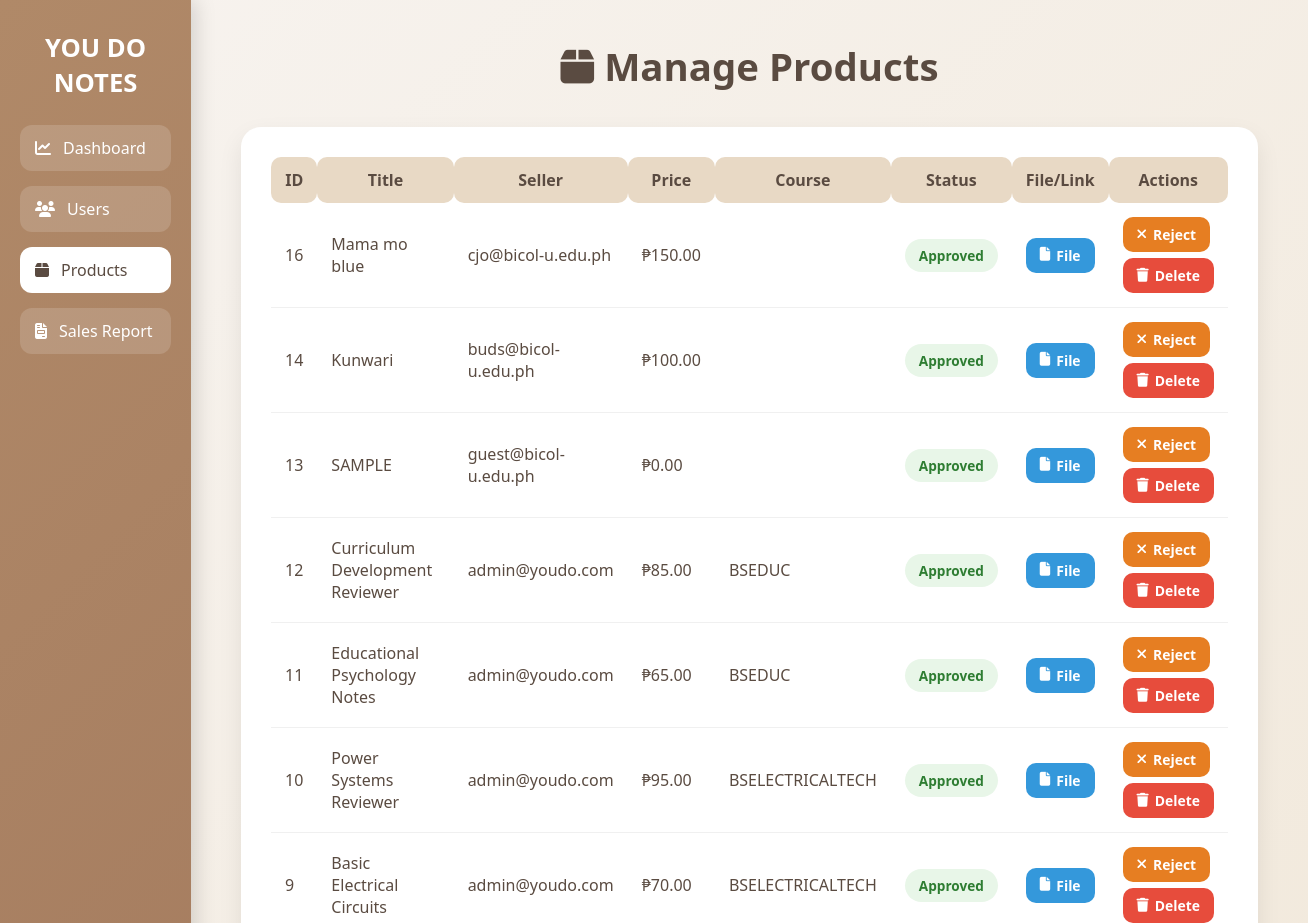
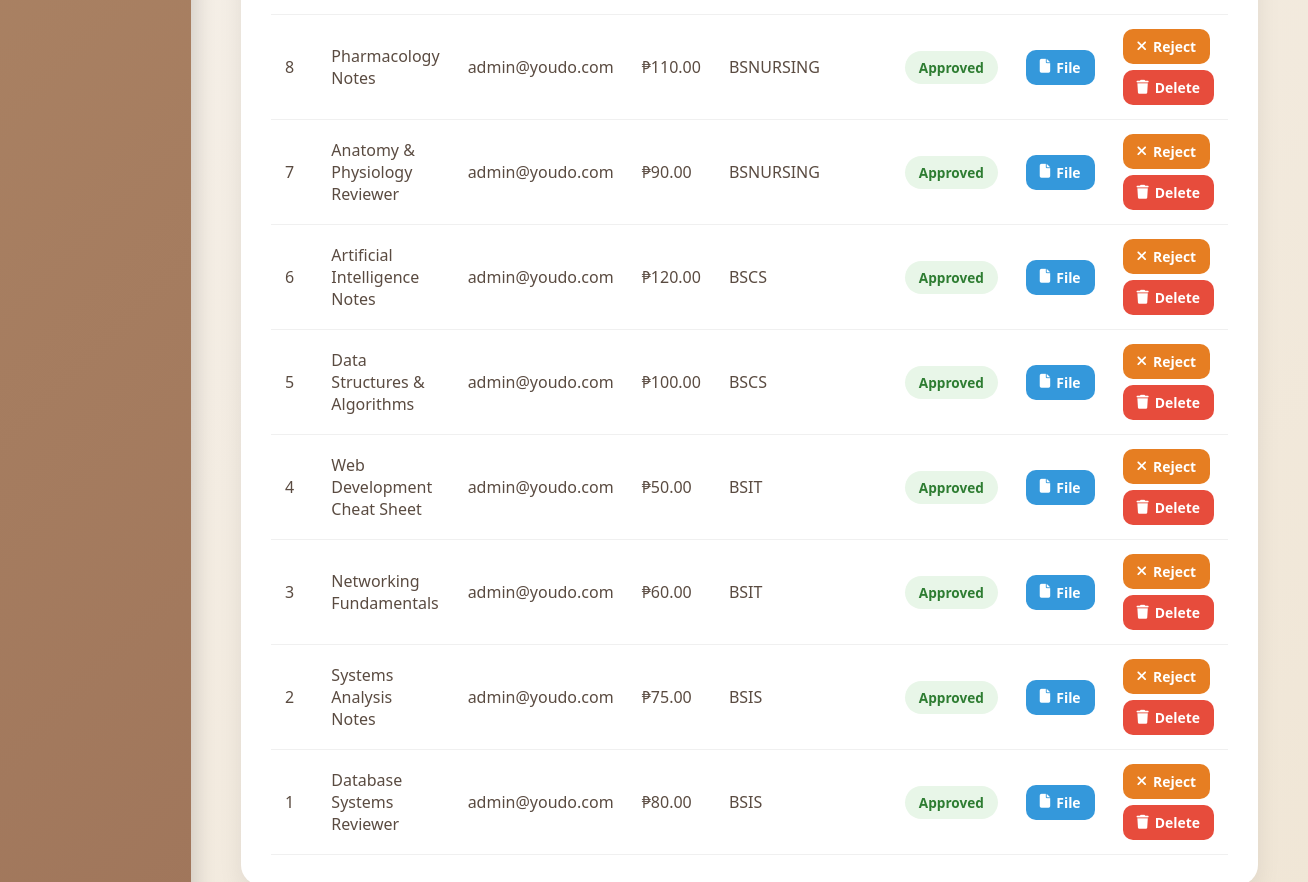
/manage_products.php, run on the app's committed database (2 pictures, top to bottom).
### tables this page shows
CREATE TABLE `products` (
  `id` int(11) NOT NULL,
  `title` varchar(100) DEFAULT NULL,
  `description` text DEFAULT NULL,
  `price` decimal(10,2) DEFAULT NULL,
  `seller_email` varchar(255) NOT NULL,
  `course` varchar(100) NOT NULL,
  `file_path` varchar(255) DEFAULT NULL,
  `note_link` varchar(500) DEFAULT NULL,
  `status` varchar(20) DEFAULT 'pending'
);

### manage_products.php (the view, shortened to what this page needs)
<?php
include("config.php");
$products_query = "SELECT * FROM products ORDER BY id DESC";
$products_result = mysqli_query($conn, $products_query);
$products = mysqli_fetch_all($products_result, MYSQLI_ASSOC);
?>
<!DOCTYPE html>
<html lang="en">
<head>
<link rel="stylesheet" href="https://cdnjs.cloudflare.com/ajax/libs/font-awesome/6.4.0/css/all.min.css">
</head>
<body>
<div class="sidebar">
    <h2>YOU DO NOTES</h2>
    <ul>
        <li><a href="admin_dashboard.php"><i class="fas fa-chart-line"></i> Dashboard</a></li>
        <li><a href="manage_users.php"><i class="fas fa-users"></i> Users</a></li>
        <li class="active"><a href="manage_products.php"><i class="fas fa-box"></i> Products</a></li>
        <li><a href="sales_report.php"><i class="fas fa-file-invoice"></i> Sales Report</a></li>
    </ul>
</div>
<div class="main">
    <div class="header">
        <h1><i class="fas fa-box"></i> Manage Products</h1>
    </div>
    <div class="table-container">
        <table>
            <thead>
                <tr>
                    <th>ID</th>
                    <th>Title</th>
                    <th>Seller</th>
                    <th>Price</th>
                    <th>Course</th>
                    <th>Status</th>
                    <th>File/Link</th>
                    <th>Actions</th>
                </tr>
            </thead>
            <tbody>
            <?php if (empty($products)): ?>
                <tr>
                    <td colspan="8" style="text-align:center; padding:30px; color:#8d7b68;">
                        <i class="fas fa-inbox" style="font-size:40px; margin-bottom:10px; opacity:.4;"></i><br>
                        No products found
                    </td>
                </tr>
            <?php else: ?>
                <?php foreach ($products as $p): ?>
                <tr>
                    <td><?= $p['id'] ?></td>
                    <td><?= htmlspecialchars($p['title']) ?></td>
                    <td><?= htmlspecialchars($p['seller_email']) ?></td>
                    <td>₱<?= number_format($p['price'], 2) ?></td>
                    <td><?= htmlspecialchars($p['course']) ?></td>
                    <td>
                        <span class="status status-<?= $p['status'] ?? "pending" ?>">
                            <?= ucfirst($p['status'] ?? "pending") ?>
                        </span>
                    </td>
                    <td>
                        <?php if (!empty($p['file_path'])): ?>
                            <a class="btn btn-view" target="_blank" href="<?= $p['file_path'] ?>">
                                <i class="fas fa-file"></i> File
                            </a>
                        <?php elseif (!empty($p['note_link'])): ?>
                            <a class="btn btn-view" target="_blank" href="<?= $p['note_link'] ?>">
                                <i class="fas fa-link"></i> Link
                            </a>
                        <?php else: ?>
                            <span style="color:#999;">N/A</span>
                        <?php endif; ?>
                    </td>
                    <td>
                        <div style="display:flex; gap:6px; flex-wrap:wrap;">
                            <?php if ($p['status'] !== "rejected"): ?>
                                <a class="btn btn-reject" href="?reject=<?= $p['id'] ?>">
                                    <i class="fas fa-times"></i> Reject
                                </a>
                            <?php endif; ?>
                            <a class="btn btn-delete"
                               onclick="return confirm('Delete this product?')"
                               href="?delete=<?= $p['id'] ?>">
                               <i class="fas fa-trash"></i> Delete
                            </a>
                        </div>
                    </td>
                </tr>
                <?php endforeach; ?>
            <?php endif; ?>
            </tbody>
        </table>
    </div>
</div>
</body>
</html>

### manage_products.php (style rules this page uses)
* { margin: 0; padding: 0; box-sizing: border-box; }
body { display: flex; font-family: 'Segoe UI', Arial; background: linear-gradient(135deg, #f7f3ef 0%, #f0e6d6 100%); min-height: 100vh; }
.sidebar { width: 260px; background: linear-gradient(135deg, #b08968 0%, #a0765b 100%); color: white; padding: 30px 20px; box-shadow: 4px 0 20px rgba(0,0,0,0.15); }
.sidebar h2 { text-align: center; font-size: 1.6rem; font-weight: 700; margin-bottom: 25px; }
.sidebar ul { list-style: none; }
.sidebar li { margin-bottom: 15px; }
.sidebar a { display: flex; align-items: center; gap: 12px; background: rgba(255,255,255,0.15); padding: 12px 15px; border-radius: 12px; color: white; text-decoration: none; font-weight: 500; transition: .3s; }
.sidebar .active a { background: white; color: #5a4b41; }
.main { flex: 1; padding: 40px 50px; }
.header { text-align: center; margin-bottom: 35px; }
.header h1 { font-size: 2.4rem; color: #5a4b41; font-weight: 700; }
.table-container { background: #ffffff; padding: 30px; border-radius: 20px; box-shadow: 0 10px 25px rgba(0,0,0,0.08); }
table { width: 100%; border-collapse: collapse; }
th { background: #e8d9c5; padding: 12px; border-radius: 10px; color: #5a4b41; font-weight: 700; }
td { padding: 14px; color: #5a4b41; border-bottom: 1px solid #f0f0f0; }
.status { padding: 7px 14px; border-radius: 25px; font-size: 0.85rem; font-weight: 600; }
.status-approved { background: #e8f6e8; color: #2e7d32; }
.btn { padding: 8px 14px; border-radius: 10px; text-decoration: none; font-size: 0.87rem; font-weight: 600; transition: .3s; display: inline-flex; align-items: center; gap: 6px; }
.btn-reject { background: #e67e22; color: white; }
.btn-delete { background: #e74c3c; color: white; }
.btn-view { background: #3498db; color: white; }

### data on the page
products: id "16", title "Mama mo blue", seller_email "cjo@bicol-u.edu.ph", price "150.00", status "Approved"
products: id "14", title "Kunwari", seller_email "buds@bicol-u.edu.ph", price "100.00", status "Approved"
products: id "13", title "SAMPLE", seller_email "guest@bicol-u.edu.ph", price "0.00", status "Approved"
products: id "12", title "Curriculum Development Reviewer", seller_email "admin@youdo.com", price "85.00", course "BSEDUC", status "Approved"
products: id "11", title "Educational Psychology Notes", seller_email "admin@youdo.com", price "65.00", course "BSEDUC", status "Approved"
products: id "10", title "Power Systems Reviewer", seller_email "admin@youdo.com", price "95.00", course "BSELECTRICALTECH", status "Approved"
products: id "9", title "Basic Electrical Circuits", seller_email "admin@youdo.com", price "70.00", course "BSELECTRICALTECH", status "Approved"
products: id "8", title "Pharmacology Notes", seller_email "admin@youdo.com", price "110.00", course "BSNURSING", status "Approved"
products: id "7", title "Anatomy & Physiology Reviewer", seller_email "admin@youdo.com", price "90.00", course "BSNURSING", status "Approved"
products: id "6", title "Artificial Intelligence Notes", seller_email "admin@youdo.com", price "120.00", course "BSCS", status "Approved"
products: id "5", title "Data Structures & Algorithms", seller_email "admin@youdo.com", price "100.00", course "BSCS", status "Approved"
products: id "4", title "Web Development Cheat Sheet", seller_email "admin@youdo.com", price "50.00", course "BSIT", status "Approved"
products: id "3", title "Networking Fundamentals", seller_email "admin@youdo.com", price "60.00", course "BSIT", status "Approved"
products: id "2", title "Systems Analysis Notes", seller_email "admin@youdo.com", price "75.00", course "BSIS", status "Approved"
products: id "1", title "Database Systems Reviewer", seller_email "admin@youdo.com", price "80.00", course "BSIS", status "Approved"
